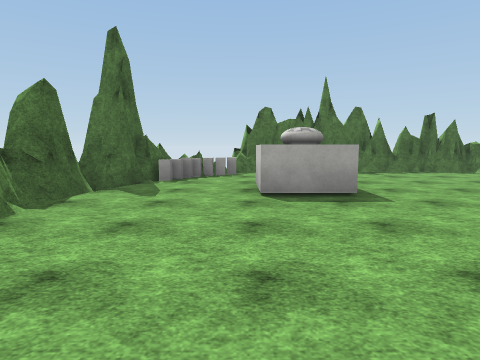
View 1 (above)

12 first-person views from a walk through a scene from a Unity 3-D project. The camera is 1.5 m above the floor, tilts 6° down and sees 75° across. The floor is counted in squares, 2 m on a side. Each view is taken from the middle of a square. On the plan, view 1 faces up. The plan holds only what a view shows up to about 10 squares ahead; the rest is blank. The place goes on beyond the plan. Surface patterns are stand-ins for the level's own textures.

View 2
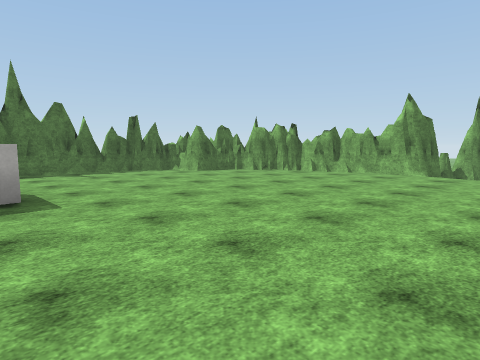

View 3
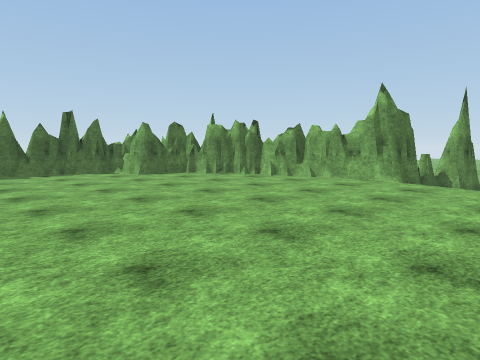

View 4
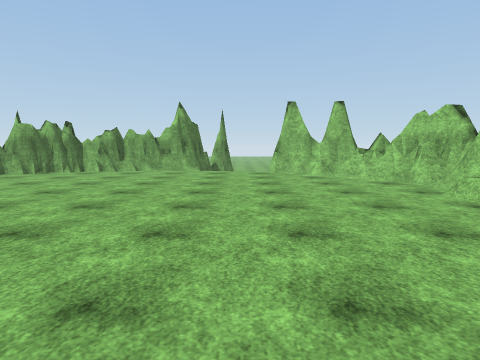

View 5
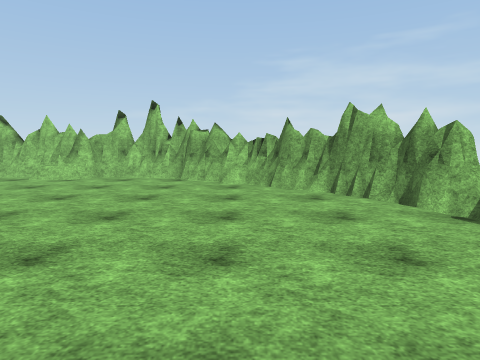

View 6
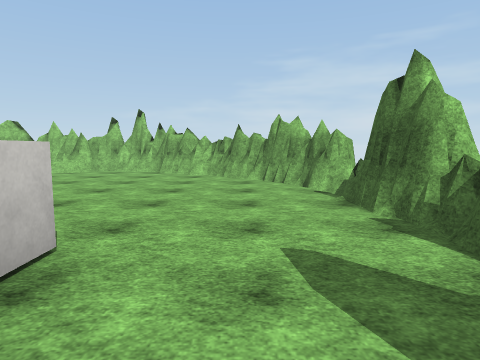

View 7
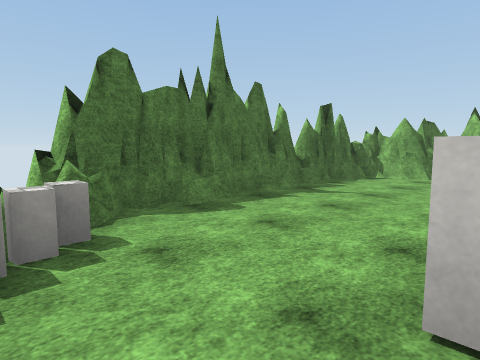

View 8
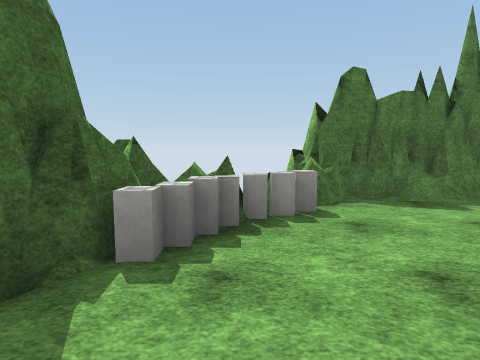

View 9
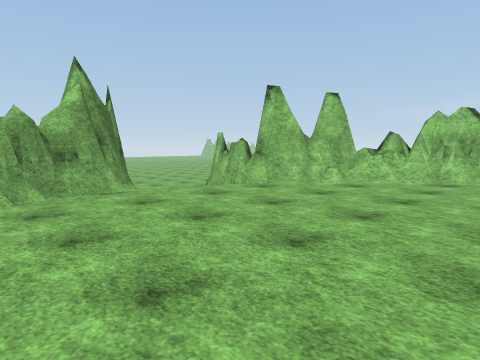

View 10
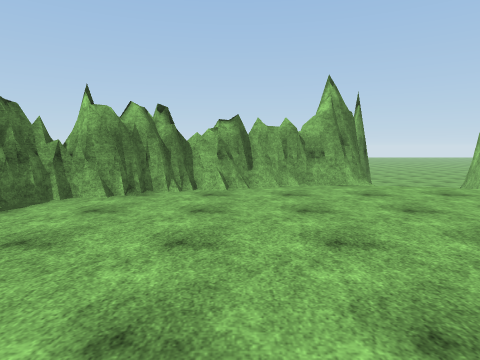

View 11
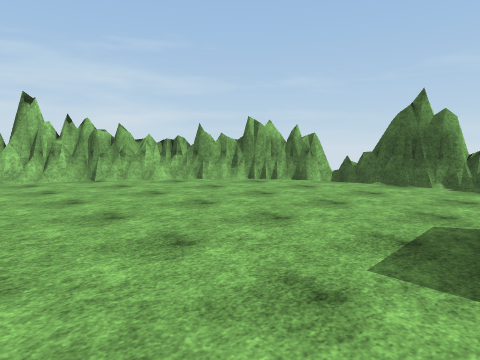

View 12
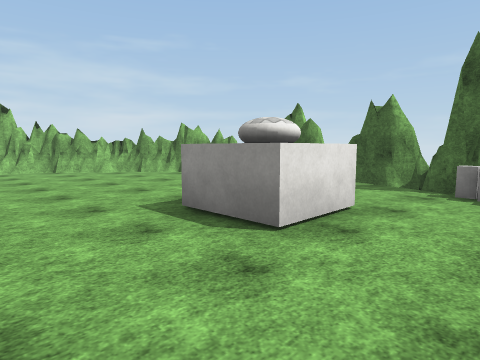

### Floor plan
Key: @ floor where view 1 was taken; # wall or solid block; x gap in a wall; . floor; / step, stairs or slope; O other object.
Columns run from 3 left of view 1 to 13 right of it. Each row starts with its distance up from view 1.
 10    #########
  9  ###......##
  8  #O.......###
  7 ##..........##
  6 #...O........#
  5 #...O........#
  4 #............##
  3 #............/##
  2 #............//##
  1 x............/
  0 ##.@......../#/
 -1  ##........#####
 -2   ###.....###
 -3     #######

Positions as (right, up) in squares from view 1, and headings:
1: (0, 0), facing up
2: (1, 0), facing up-right
3: (3, 0), facing up-right
4: (0, 1), facing right
5: (0, 5), facing down
6: (-1, 7), facing down
7: (-1, 6), facing up-right
8: (-1, 5), facing up
9: (5, 5), facing down-right
10: (4, 5), facing right
11: (4, 5), facing down-left
12: (4, 8), facing down-left
